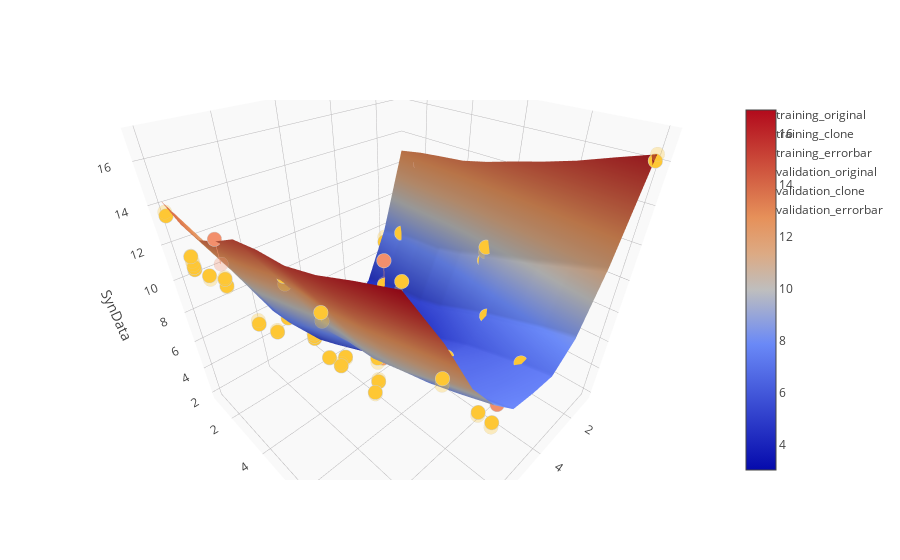

Notebook code for this chart:
### Code cell
# plot chart

data = [eval('trace'+str(i)) for i in range(1, 8)]

figure = go.Figure(data=data, layout=layout)
offline.iplot(figure)

### Figure 1 — Plotly figure (JSON) as saved in the notebook; plotly's stock layout.template omitted (floating-point values rounded to 4 significant figures)
{"data": [{"marker": {"color": "#FEC734", "line": {"color": "rgb(204, 204, 204)", "width": 1}, "opacity": 1, "size": 5, "symbol": "circle"}, "mode": "markers", "name": "training_original", "type": "scatter3d", "uid": "65153c08-7a41-4d0a-a176-55a1a951d41f", "x": [9, 9, 9, 10, 2, 10, 10, 2, 6, 3, 6, 2, 2, 5, 4, 4, 3, 9, 10, 6, 6, 4, 6, 2, 10, 3, 10, 7, 5, 8, 7, 1, 2, 4, 10, 2, 6, 10, 8, 7, 3, 5, 7, 4, 8], "y": [7, 3, 5, 3, 8, 2, 4, 4, 1, 2, 1, 2, 6, 7, 9, 1, 3, 10, 1, 9, 1, 2, 3, 6, 4, 3, 2, 6, 6, 2, 10, 10, 7, 1, 8, 1, 6, 2, 5, 1, 7, 8, 6, 5, 7], "z": [9.982, 8.202, 12.6, 11.84, 9.628, 11.4, 12.13, 7.46, 2.309, 4.876, 2.113, 8.246, 9.871, 5.977, 6.706, 1.959, 5.966, 12.95, 13.51, 5.845, 3.388, 2.415, 2.631, 8.991, 12.45, 4.328, 12.09, 5.384, 4.534, 5.686, 8.058, 16.03, 9.092, 3.155, 14.45, 6.912, 6.063, 11.52, 7.047, 4.827, 6.85, 5.4, 7.027, 3.692, 7.191]}, {"marker": {"color": "#FEC734", "line": {"color": "rgb(204, 204, 204)", "width": 1}, "opacity": 0.3, "size": 5, "symbol": "circle"}, "mode": "markers", "name": "training_clone", "type": "scatter3d", "uid": "63f7068b-c04e-4ff4-b436-e0b4f2637f84", "x": [9, 9, 9, 10, 2, 10, 10, 2, 6, 3, 6, 2, 2, 5, 4, 4, 3, 9, 10, 6, 6, 4, 6, 2, 10, 3, 10, 7, 5, 8, 7, 1, 2, 4, 10, 2, 6, 10, 8, 7, 3, 5, 7, 4, 8], "y": [7, 3, 5, 3, 8, 2, 4, 4, 1, 2, 1, 2, 6, 7, 9, 1, 3, 10, 1, 9, 1, 2, 3, 6, 4, 3, 2, 6, 6, 2, 10, 10, 7, 1, 8, 1, 6, 2, 5, 1, 7, 8, 6, 5, 7], "z": [10.13, 8.436, 12.22, 11.66, 9.687, 11.67, 12.08, 7.649, 2.528, 4.817, 2.512, 8.185, 9.581, 6.005, 6.4, 2.248, 5.329, 12.68, 13.7, 5.638, 3.439, 2.476, 2.5, 9.07, 12.53, 4.175, 12.12, 5.551, 4.797, 5.822, 7.789, 16.31, 9.22, 3.008, 14.12, 7.309, 5.836, 11.85, 7.09, 5.162, 6.623, 5.585, 6.738, 3.47, 7.09]}, {"error_z": {"array": [0.07322, 0.1171, 0.1896, 0.09012, 0.02975, 0.1358, 0.02435, 0.0946, 0.1095, 0.02987, 0.1995, 0.03066, 0.1453, 0.01415, 0.1528, 0.1445, 0.3185, 0.1358, 0.0966, 0.1037, 0.02572, 0.03047, 0.06536, 0.03939, 0.03857, 0.07651, 0.01654, 0.08362, 0.1317, 0.06769, 0.1345, 0.1428, 0.0641, 0.07322, 0.1611, 0.1983, 0.1135, 0.1672, 0.02195, 0.1676, 0.1134, 0.09241, 0.1445, 0.1107, 0.05059], "color": "#FEC734", "thickness": 1, "type": "data", "visible": true}, "marker": {"color": "#FEC734", "opacity": 0.01, "size": 1, "symbol": "circle"}, "mode": "markers", "name": "training_errorbar", "type": "scatter3d", "uid": "df235c24-8ddf-466e-b4cb-e74e635ee441", "x": [9, 9, 9, 10, 2, 10, 10, 2, 6, 3, 6, 2, 2, 5, 4, 4, 3, 9, 10, 6, 6, 4, 6, 2, 10, 3, 10, 7, 5, 8, 7, 1, 2, 4, 10, 2, 6, 10, 8, 7, 3, 5, 7, 4, 8], "y": [7, 3, 5, 3, 8, 2, 4, 4, 1, 2, 1, 2, 6, 7, 9, 1, 3, 10, 1, 9, 1, 2, 3, 6, 4, 3, 2, 6, 6, 2, 10, 10, 7, 1, 8, 1, 6, 2, 5, 1, 7, 8, 6, 5, 7], "z": [10.06, 8.319, 12.41, 11.75, 9.658, 11.54, 12.11, 7.555, 2.419, 4.846, 2.312, 8.216, 9.726, 5.991, 6.553, 2.103, 5.647, 12.81, 13.61, 5.741, 3.413, 2.445, 2.566, 9.03, 12.49, 4.251, 12.1, 5.467, 4.665, 5.754, 7.923, 16.17, 9.156, 3.081, 14.29, 7.11, 5.949, 11.69, 7.068, 4.994, 6.736, 5.493, 6.882, 3.581, 7.14]}, {"marker": {"color": "#F28F6C", "line": {"color": "rgb(204, 204, 204)", "width": 1}, "opacity": 1, "size": 5, "symbol": "circle"}, "mode": "markers", "name": "validation_original", "type": "scatter3d", "uid": "bc5b0a7c-7954-4a55-9aad-0406bf47f7ba", "x": [10, 5, 1, 5, 3], "y": [4, 9, 2, 4, 2], "z": [14.27, 5.017, 10.81, 2.535, 6.824]}, {"marker": {"color": "#F28F6C", "line": {"color": "rgb(204, 204, 204)", "width": 1}, "opacity": 0.3, "size": 5, "symbol": "circle"}, "mode": "markers", "name": "validation_clone", "type": "scatter3d", "uid": "ae41d51a-07bb-45ca-9bc0-810ab3cbcab8", "x": [10, 5, 1, 5, 3], "y": [4, 9, 2, 4, 2], "z": [13.17, 5.701, 12.51, 2.968, 4.979]}, {"error_z": {"array": [0.5524, 0.3422, 0.8474, 0.2166, 0.922], "color": "#F28F6C", "thickness": 1, "type": "data", "visible": true}, "marker": {"color": "#F28F6C", "opacity": 0.01, "size": 1, "symbol": "circle"}, "mode": "markers", "name": "validation_errorbar", "type": "scatter3d", "uid": "d0531a0f-eac9-47f2-aaf4-70626eb7e7a6", "x": [10, 5, 1, 5, 3], "y": [4, 9, 2, 4, 2], "z": [13.72, 5.359, 11.66, 2.751, 5.901]}, {"name": "surface", "type": "surface", "uid": "926c3f79-d196-4352-9862-ea8cec74a0c8", "x": [1, 2, 3, 4, 5, 6, 7, 8, 9, 10], "y": [1, 2, 3, 4, 5, 6, 7, 8, 9, 10], "z": [[12.95, 7.863, 4.432, 3.008, 3.089, 3.439, 5.162, 7.549, 11.05, 14.21], [13.2, 8.244, 4.817, 3.239, 3.157, 3.367, 4.944, 7.188, 10.55, 13.67], [13.38, 8.434, 5.065, 3.529, 3.438, 3.595, 5.115, 7.308, 10.55, 13.57], [13.53, 8.535, 5.22, 3.865, 3.965, 4.235, 5.782, 8.057, 11.36, 14.17], [13.88, 8.929, 5.634, 4.39, 4.687, 5.091, 6.597, 8.856, 12.22, 14.91], [14.33, 9.479, 6.272, 5.093, 5.446, 5.836, 7.155, 9.148, 12.37, 15.18], [14.74, 9.938, 6.862, 5.736, 6.005, 6.231, 7.425, 9.236, 12.34, 15.31], [15.2, 10.41, 7.352, 6.208, 6.343, 6.493, 7.793, 9.721, 12.82, 15.74], [15.76, 10.97, 7.841, 6.641, 6.729, 6.909, 8.391, 10.5, 13.58, 16.35], [16.3, 11.49, 8.241, 6.973, 7.139, 7.454, 9.062, 11.24, 14.27, 16.91]]}], "layout": {"scene": {"aspectratio": {"x": 1.5, "y": 1.5, "z": 1.5}, "xaxis": {"backgroundcolor": "#F9F9F9", "gridcolor": "#BAB8BA", "showbackground": true, "title": "Para1", "zerolinecolor": "rgb(255, 255, 255)"}, "yaxis": {"backgroundcolor": "#F9F9F9", "gridcolor": "#BAB8BA", "showbackground": true, "title": "Para3", "zerolinecolor": "rgb(255, 255, 255)"}, "zaxis": {"backgroundcolor": "#F9F9F9", "gridcolor": "#BAB8BA", "showbackground": true, "title": "SynData", "zerolinecolor": "rgb(255, 255, 255)"}}}}
